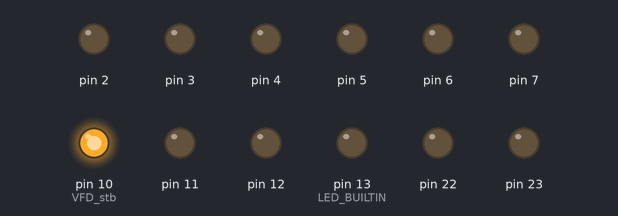
Bench run of a sketch on a simulated Arduino Uno, built with avr-gcc and run on an emulated ATmega328P. Shown: output pins drawn as LEDs (lit = HIGH). Pins used as bus, display or sensor lines are not drawn.

Above: at 0.4 s.
Timing chart, 0 to 39.0 s (numbered marks = the images above):
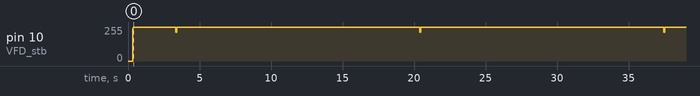

Measured:
- by itself, pin 10 (VFD_stb): 0/255 → 255/255 at 0.34 s

The sketch:

9202-05.ino
```cpp
/*  This code is for controlling the OKI Driver VFD with the reference:
*   MSM9202-05
*   Control also the 2 pins with reference P1 and P2, which are general purpose pins.
*   This driver uses 2 bits as an ADRAM C0 & C1
*
*   Please consider this code as a basis for evolution, this is not a clean or final code.
*   And is not careful as strong code.
*   For these reasons the code can be optimized and made robust, but that's not
*   the purpose of this video.
*/

#include <util/delay.h>
// Standard Input/Output functions 1284
#include <stdio.h>
#include <stdlib.h>
#include <string.h>

char tmp[14];
int dataOverflows[14];

#define rst9202 PINC2  // You can use a pin of Arduino to do the Reset of driver... active at LOW value, normal running at HIGH

byte data[12];
byte dataIndex;

#define VFD_in 8
#define VFD_clk 9
#define VFD_stb 10

void MSM9202_init(void){
  unsigned char i;
  _delay_ms(300); //power_up delay

  // set GPO pins to low
  cmd_with_stb(0b01000000); // GP1 & GP2 is bit B0 and B1
  _delay_us(60);

  // Configure VFD display (number of grids)
  cmd_with_stb(0b01100100); //(0b01100100); //12 grids  (0b01100111) //15 grids  //bin(01100001) 9grids
  _delay_us(60);

  // set DIMM/PWM to value
  cmd_with_stb((0b01010000) | 7); //(0b01010000) | 7); //0 min - 7 max  )(0b01010000)
  _delay_us(60);

  // switch off extra "ADRAM"
  cmd_with_stb(0b00110000); //
  for(i=0;i<12;i++)
  {
    cmd_with_stb(0x20);
  }
  _delay_us(60);

  // test mode: light all
  cmd_with_stb(0b01110011); //
  _delay_us(60);

  // normal mode
  cmd_with_stb(0b01110000); //((0b01110000); //test off-normal mode on  (0b01110000)
  _delay_us(60);
}
void cmd_without_stb(unsigned char a){
  // send without stb
  unsigned char transmit = 7; //define our transmit pin
  unsigned char data = 170; //value to transmit, binary 10101010
  unsigned char mask = 1; //our bitmask

  data=a;
  //This don't send the strobe signal, to be used in burst data send
   for (mask = 00000001; mask>0; mask <<= 1) { //iterate through bit mask
     digitalWrite(VFD_clk, LOW);
     if (data & mask){ // if bitwise AND resolves to true
        digitalWrite(VFD_in, HIGH);
     }
     else{ //if bitwise and resolves to false
       digitalWrite(VFD_in, LOW);
     }
    delayMicroseconds(5);
    digitalWrite(VFD_clk, HIGH);
    delayMicroseconds(5);
   }
}
void cmd_with_stb(unsigned char a){
  // send with stb
  unsigned char transmit = 7; //define our transmit pin
  unsigned char data = 170; //value to transmit, binary 10101010
  unsigned char mask = 1; //our bitmask

  data=a;

  //This send the strobe signal
  //Note: The first byte input at in after the STB go LOW is interpreted as a command!!!
  digitalWrite(VFD_stb, LOW);
  delayMicroseconds(1);
         for (mask = 00000001; mask>0; mask <<= 1) { //iterate through bit mask
           digitalWrite(VFD_clk, LOW);
           delayMicroseconds(1);
                   if (data & mask){ // if bitwise AND resolves to true
                      digitalWrite(VFD_in, HIGH);
                   }
                   else{ //if bitwise and resolves to false
                     digitalWrite(VFD_in, LOW);
                   }
          digitalWrite(VFD_clk, HIGH);
          delayMicroseconds(1);
         }
   digitalWrite(VFD_stb, HIGH);
   delayMicroseconds(1);
}
void clear_VFD(void){
  /*
  Here I clean all registers
  Could be done only on the number of grid
  to be more fast. The 12 * 3 bytes = 36 registers
  */
      for (int n=0; n < 12; n++){  //
        cmd_with_stb(0b01100100); //       cmd 1 // 5 Grids & 16 Segments
        cmd_with_stb(0b01000000); //       cmd 2 //Normal operation; Set pulse as 1/16
        digitalWrite(VFD_stb, LOW);
        delayMicroseconds(1);
            cmd_without_stb((0b00010000) | n); // cmd 3 //wich define the start address (00H to 15H)
            cmd_without_stb(0b00000000); // Data to fill table of 5 grids * 16 segm = 80 bits on the table
            //
            //cmd_with_stb((0b10001000) | 7); //cmd 4
            digitalWrite(VFD_stb, HIGH);
            delayMicroseconds(10);
     }
}
void clear_VFD_ADRAM(void){
  // Only to clear the 2 additional bits of segments. See: (ADRAM DATA WRITE COMMAND ) pay attention to C0&C1
  /*
  Here I clean all registers of Aditional RAM
  Could be done only on the number of grid
  to be more fast. The 12 * 3 bytes = 36 registers
  This is the bit in front of matrix of 5*7 and the letter up of matrix
  */
      for (int n=0; n < 12; n++){  //
          digitalWrite(VFD_stb, LOW);
          delayMicroseconds(1);
            cmd_without_stb((0b00110000) | n); // cmd 3 //wich define the start address (00H to 15H)
            cmd_without_stb(0b00000000); // Data to fill table 16 grids
            digitalWrite(VFD_stb, HIGH);
            delayMicroseconds(2);
      }
}
void MSM9202_print(unsigned char address, unsigned char *text){
  unsigned char c;
  digitalWrite(VFD_stb, LOW);
  cmd_without_stb((0b00010000) | (address & 0x0F)); //((0b00010000)) + (address & 0x0F) );//)(0b00010000
        while ( c = (*text++) )
        {
          cmd_without_stb(c); // & 0x7F); // 0x7F to 7bits ASCII code
        }
  digitalWrite(VFD_stb, HIGH);
  _delay_us(60);
}
void MSM9202_cls(void){
unsigned char i;
  // cls DCRAM
 digitalWrite(VFD_clk, LOW);
  cmd_without_stb(0b00010000);//
      for(i=0;i<16;i++)
      {
      cmd_without_stb(' '); // Send space to clear the tube. Zone of DCRAM...
      }
 _delay_us(60);
 digitalWrite(VFD_clk, HIGH);
  //
  // cls Data Write
  _delay_us(60);
 digitalWrite(VFD_clk, LOW);
  cmd_without_stb(0b00110000);//
      for(i=0;i<16;i++)
      {
      cmd_without_stb(' ');
      }
 _delay_us(60);
 digitalWrite(VFD_clk, HIGH);
 _delay_us(60);
}
void strrevert1(char *string){
   // Inverter the contents of pointer of string
   // and let it reverted until the next call of
   // function! exp: char letter[16] = "jogos.....tarde";
   // To do a declaration of pointer:  char* ptr=letter;
   // don't forget the null char "\0", this is a 1 more char
   // presente on the string.

   int len = 0;
   while (string[len])
   len++;

   int down = 0;
   int up = len - 1;

         while (up > down)
         {
           char c = string[down];
           string[down++] = string[up];
           string[up--] = c;
         }
 }
void msgEmpty(){
          strcpy(data, "            "); // Fill the string with 12 spaces to stay empty
          strrevert1(data);             // Do the string reverting
          MSM9202_print(0,data);        // write a grid number 1
          delay(300);
}
void msgHiFolks(){
          strcpy(data, " Hi Folks!  "); // Fill the string
          strrevert1(data);             // Do the string reverting
          MSM9202_print(0,data);        // write a grid number 1
          delay(700);                  // Give time to see the message on VFD
}
void msgNumbers(){
          strcpy(data, " 9876543210 ");   // Fill the string
          strrevert1(data);             // Do the string reverting
          MSM9202_print(0,data);        // write a grid number 1
          delay(1000);
}
void msgOKI(){
          strcpy(data, " I'm driver ");
          strrevert1(data);
          MSM9202_print(0,data);
          delay(1000);
          strcpy(data, "  M9202-05");
          strrevert1(data);
          MSM9202_print(1,data);
          delay(1000);
          strcpy(data, " from OKI ");
          strrevert1(data);
          MSM9202_print(1,data);
          delay(1000);
}
void msgLetters(){
          strcpy(data, "abcdefghij");
          strrevert1(data);
          MSM9202_print(1,data);
          delay(1000);
          strcpy(data, "klmnopqrst");
          strrevert1(data);
          MSM9202_print(1,data);
          delay(1000);
          strcpy(data, "uvxyzw... ");
          strrevert1(data);
          MSM9202_print(1,data);
          delay(1000);
}
void msgOnOff(){
  cmd_with_stb(0b01010111);  // set light
  delay(10);
  cmd_with_stb(0b01110011); //All on
  delay(1000);
  cmd_with_stb(0b01110001); //All off
  delay(500);
  cmd_with_stb(0b01110011); //All on
  delay(1000);
  cmd_with_stb(0b01110001); //All off
  delay(500);
  cmd_with_stb(0b01110000); //Normal display
}
void ctrlGPIO(){
// Zone of test to pins GPO
          cmd_with_stb(0b01000011); //Set P1 & P2 on
          delay(50);
          cmd_with_stb(0b01000000); //Set P1 & P2 off
          delay(50);
          cmd_with_stb(0b01000011); //Set P1 & P2 on
          delay(50);
          cmd_with_stb(0b01000000); //Set P1 & P2 off
          delay(50);
          cmd_with_stb(0b01000011); //Set P1 & P2 on
          delay(50);
          cmd_with_stb(0b01000000); //Set P1 & P2 off
          delay(50);
}
void setup() {
  // put your setup code here, to run once:
  //initialize digital pin LED_BUILTIN as an output.
  pinMode(LED_BUILTIN, OUTPUT);
  Serial.begin(9600);

  /*CS12  CS11 CS10 DESCRIPTION
  0        0     0  Timer/Counter1 Disabled
  0        0     1  No Prescaling
  0        1     0  Clock / 8
  0        1     1  Clock / 64
  1        0     0  Clock / 256
  1        0     1  Clock / 1024
  1        1     0  External clock source on T1 pin, Clock on Falling edge
  1        1     1  External clock source on T1 pin, Clock on rising edge
 */

//Set PORT
DDRD = 0xFF;  // IMPORTANT: from pin 0 to 7 is port D, from pin 8 to 13 is port B
PORTD=0x00;
DDRB =0xFF;
PORTB =0x00;

MSM9202_init();
}
void loop(){
msgOnOff();
//MSM9202_cls();
//clear_VFD();
clear_VFD_ADRAM();  // Only to clear the 2 additional bits of segments.
                   //See: (ADRAM DATA WRITE COMMAND ) pay attention to C0&C1 (pins: AD1, AD2)
  msgEmpty();

 for(uint8_t s = 0; s<5; s++){
  msgHiFolks();
  msgEmpty();
 }
 msgNumbers();
 delay(500);
 msgLetters();
 delay(500);
 msgOKI();
 delay(100);
 msgEmpty();
 ctrlGPIO();
}
```
